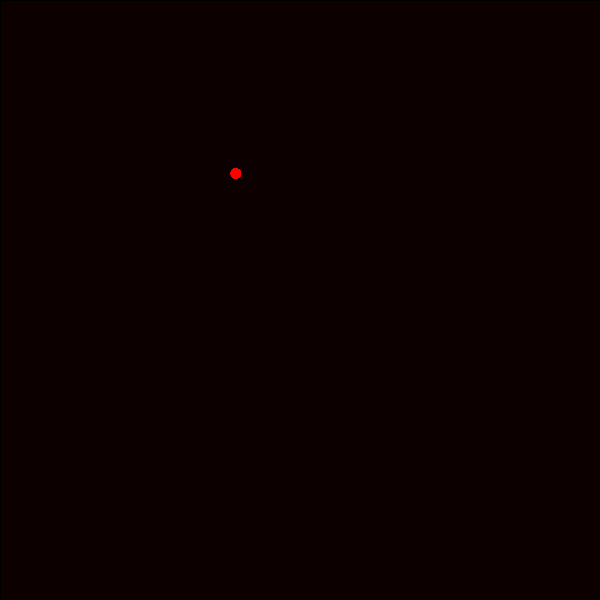
Frame 1 (no input)
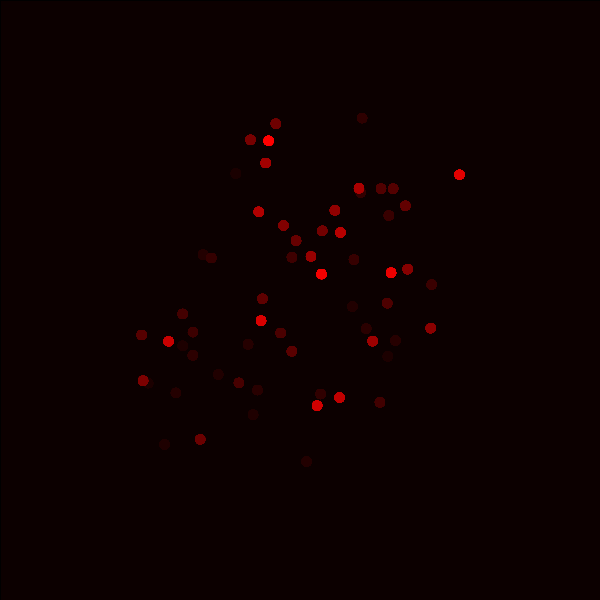
Frame 60 (the mouse pressed at the canvas centre just before this capture)
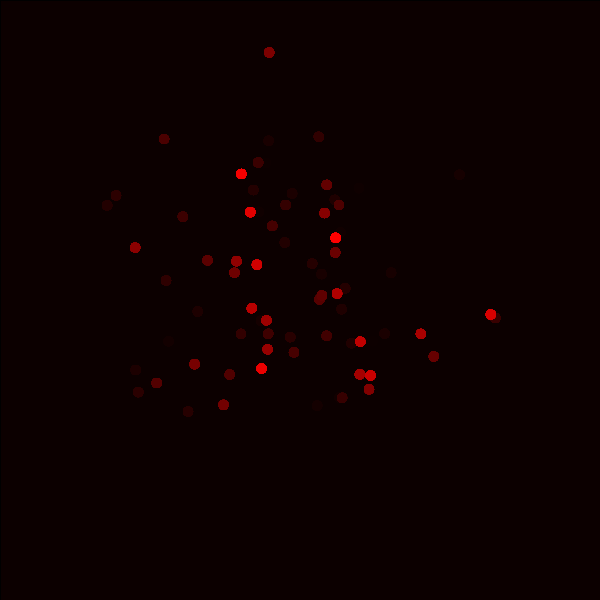
Frame 120 (the mouse held since frame 60 and released just before this capture)

The Processing sketch that drew these frames (run headless with seeded random() and noise(); from frame 60 on, the mouse is pressed at the canvas centre):

// Processing sketch: magic_worms
// ── magic_worms.pde
import java.util.Random;

void setup() {
  size(600, 600);
  background(12, 0, 0);
}

void draw() {
  
  makeMagical();
  Random rand = new Random();
  int xPos = rand.nextInt(600);
  int yPos = rand.nextInt(600);
  
  for(int i = 0; i < 300; i++) {
    fill(255, 0, 0);
    ellipse(getWormX(xPos), getWormY(yPos), 10, 10);
  }
}

float frequency = .001;
    float noiseInterval = PI;

    void makeMagical() { 
        fill( 0, 0, 0, 10 );
        rect(0, 0, width, height);
        noStroke();
    }

    float getWormX(int i) {
        return map(noise(i*noiseInterval + frameCount * frequency), 0, 1, 0, width);
    }

    float getWormY(int i) {
        return map(noise(i*noiseInterval+1 + frameCount * frequency), 0, 1, 0, height);
    }
